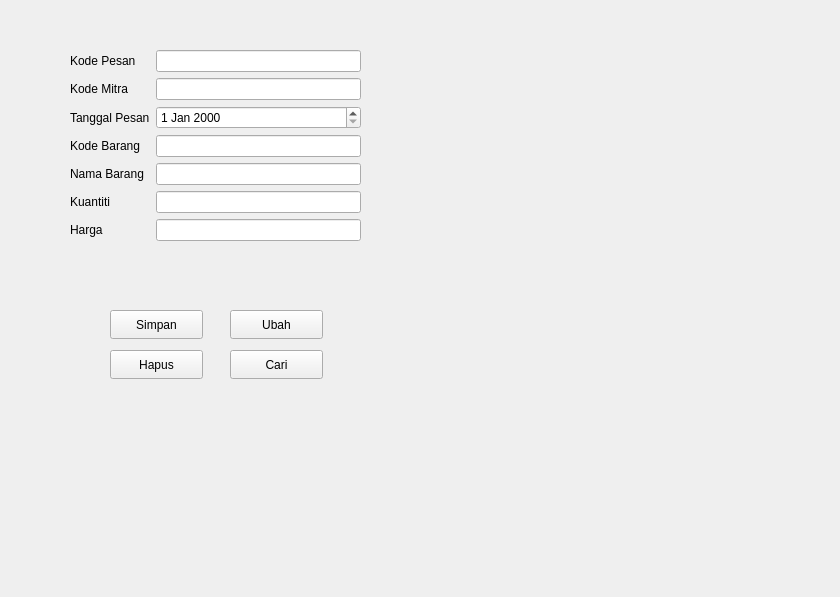
<?xml version="1.0" encoding="UTF-8"?>
<ui version="4.0">
 <class>FormPesanan</class>
 <widget class="QWidget" name="FormPesanan">
  <property name="geometry">
   <rect>
    <x>0</x>
    <y>0</y>
    <width>840</width>
    <height>597</height>
   </rect>
  </property>
  <property name="windowTitle">
   <string>Form</string>
  </property>
  <widget class="QWidget" name="formLayoutWidget">
   <property name="geometry">
    <rect>
     <x>70</x>
     <y>50</y>
     <width>291</width>
     <height>241</height>
    </rect>
   </property>
   <layout class="QFormLayout" name="formLayout">
    <item row="0" column="0">
     <widget class="QLabel" name="kodePesanLabel">
      <property name="text">
       <string>Kode Pesan</string>
      </property>
     </widget>
    </item>
    <item row="0" column="1">
     <widget class="QLineEdit" name="kodePesanLineEdit"/>
    </item>
    <item row="1" column="0">
     <widget class="QLabel" name="kodeMitraLabel">
      <property name="text">
       <string>Kode Mitra</string>
      </property>
     </widget>
    </item>
    <item row="1" column="1">
     <widget class="QLineEdit" name="kodeMitraLineEdit"/>
    </item>
    <item row="2" column="0">
     <widget class="QLabel" name="tanggalPesanLabel">
      <property name="text">
       <string>Tanggal Pesan</string>
      </property>
     </widget>
    </item>
    <item row="2" column="1">
     <widget class="QDateEdit" name="tanggalPesanDateEdit"/>
    </item>
    <item row="3" column="0">
     <widget class="QLabel" name="kodeBarangLabel">
      <property name="text">
       <string>Kode Barang</string>
      </property>
     </widget>
    </item>
    <item row="3" column="1">
     <widget class="QLineEdit" name="kodeBarangLineEdit"/>
    </item>
    <item row="4" column="0">
     <widget class="QLabel" name="namaBarangLabel">
      <property name="text">
       <string>Nama Barang</string>
      </property>
     </widget>
    </item>
    <item row="4" column="1">
     <widget class="QLineEdit" name="namaBarangLineEdit"/>
    </item>
    <item row="5" column="0">
     <widget class="QLabel" name="kuantitiLabel">
      <property name="text">
       <string>Kuantiti</string>
      </property>
     </widget>
    </item>
    <item row="5" column="1">
     <widget class="QLineEdit" name="kuantitiLineEdit"/>
    </item>
    <item row="6" column="0">
     <widget class="QLabel" name="hargaLabel">
      <property name="text">
       <string>Harga</string>
      </property>
     </widget>
    </item>
    <item row="6" column="1">
     <widget class="QLineEdit" name="hargaLineEdit"/>
    </item>
   </layout>
  </widget>
  <widget class="QPushButton" name="pushButton">
   <property name="geometry">
    <rect>
     <x>110</x>
     <y>310</y>
     <width>93</width>
     <height>29</height>
    </rect>
   </property>
   <property name="text">
    <string>Simpan</string>
   </property>
  </widget>
  <widget class="QPushButton" name="pushButton_2">
   <property name="geometry">
    <rect>
     <x>110</x>
     <y>350</y>
     <width>93</width>
     <height>29</height>
    </rect>
   </property>
   <property name="text">
    <string>Hapus</string>
   </property>
  </widget>
  <widget class="QPushButton" name="pushButton_3">
   <property name="geometry">
    <rect>
     <x>230</x>
     <y>310</y>
     <width>93</width>
     <height>29</height>
    </rect>
   </property>
   <property name="text">
    <string>Ubah</string>
   </property>
  </widget>
  <widget class="QPushButton" name="pushButton_4">
   <property name="geometry">
    <rect>
     <x>230</x>
     <y>350</y>
     <width>93</width>
     <height>29</height>
    </rect>
   </property>
   <property name="text">
    <string>Cari</string>
   </property>
  </widget>
 </widget>
 <resources/>
 <connections/>
</ui>
